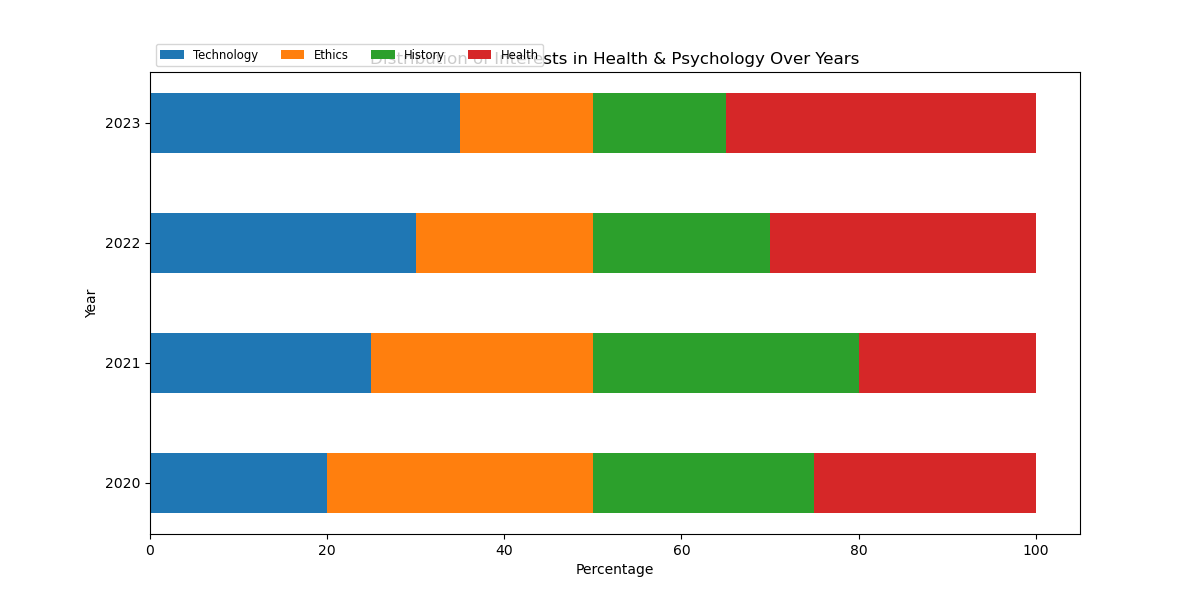

Generate this figure with Python:

import matplotlib.pyplot as plt
import numpy as np

data = np.array([
    [20, 30, 25, 25],
    [25, 25, 30, 20],
    [30, 20, 20, 30],
    [35, 15, 15, 35]
])

categories = ["2020", "2021", "2022", "2023"]
labels = ["Technology", "Ethics", "History", "Health"]
colors = ["#1f77b4", "#ff7f0e", "#2ca02c", "#d62728"]

data_cumsum = data.cumsum(axis=1)
category_colors = plt.colormaps['tab20c'](np.linspace(0.15, 0.85, data.shape[1]))

fig, ax = plt.subplots(figsize=(12, 6))

for i, (colname, color) in enumerate(zip(labels, colors)):
    widths = data[:, i]
    starts = data_cumsum[:, i] - widths
    ax.barh(categories, widths, left=starts, height=0.5, label=colname, color=color)

ax.set_xlabel('Percentage')
ax.set_ylabel('Year')
ax.set_title('Distribution of Interests in Health & Psychology Over Years')
ax.legend(ncol=len(labels), bbox_to_anchor=(0, 1), loc='lower left', fontsize='small')

plt.show()
